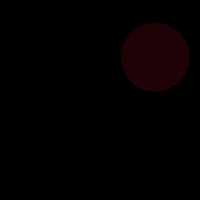
Frame 1 (no input)
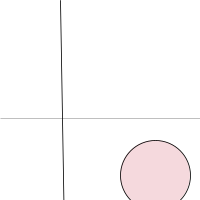
Frame 60 (the mouse pressed at the canvas centre just before this capture)
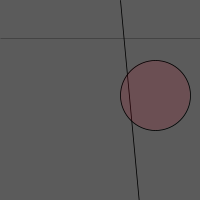
Frame 120 (the mouse held since frame 60 and released just before this capture)

The Processing sketch that drew these frames (run headless with seeded random() and noise(); from frame 60 on, the mouse is pressed at the canvas centre):

// Processing sketch: Erokerixak05
// ── Erokerixak05.pde
void setup() {
  size(200,200);
}
float y = 0.0;
float n = 0.0;
int u = 1;
void draw(){
  background(y * 2.4);
  strokeWeight(0.2);
  line(0,y,200,y);
  strokeWeight(0.8);
  line(u,cos(y*0.37),200,sq(y*0.77));
  fill(189, 10,40,40);
  ellipse(155, y+57, 70, 70);
  n = n * 0.5;
  if (n > 200){
  n = n - height;}
  u = u +1;
  if (u > 200){
  u = u - width;}
  y = y + 2;
  if (y > 200){
  y = y - height;}
  frameRate(7);
  println(frameCount);
}
